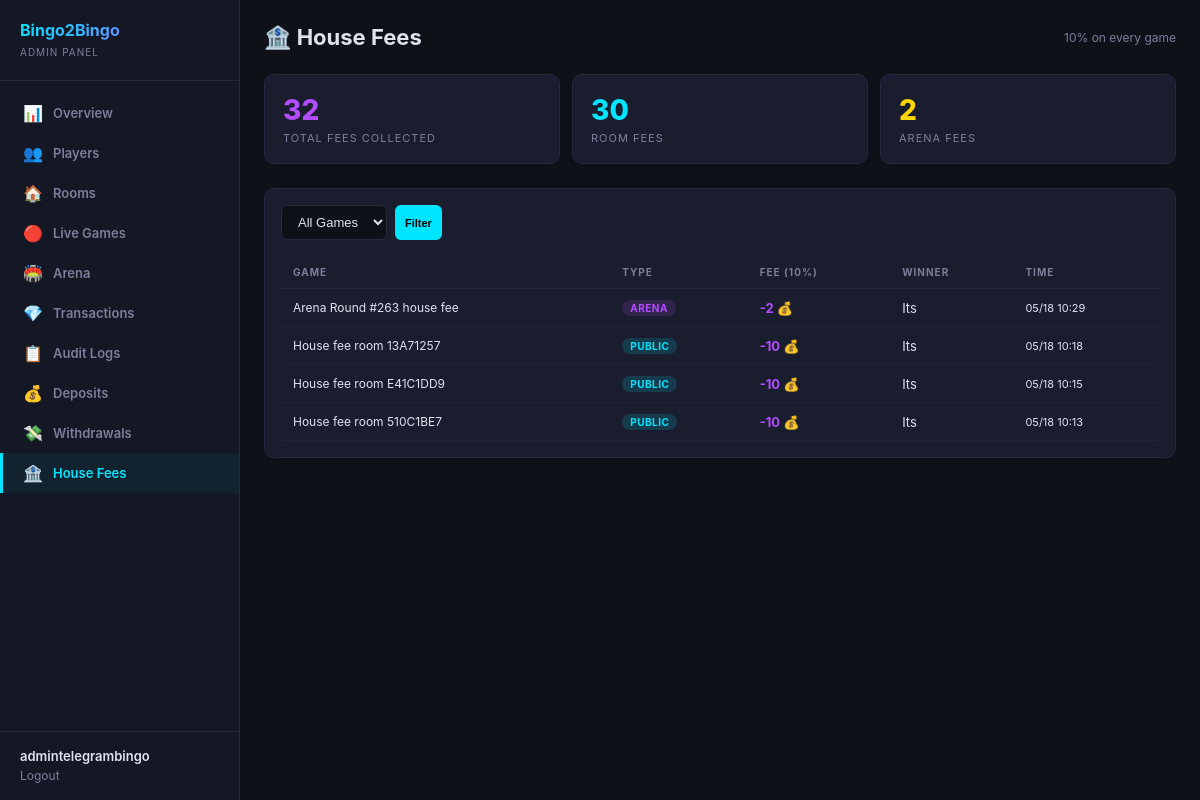
The app's page /dashboard/house-fees/ (signed in), older data.
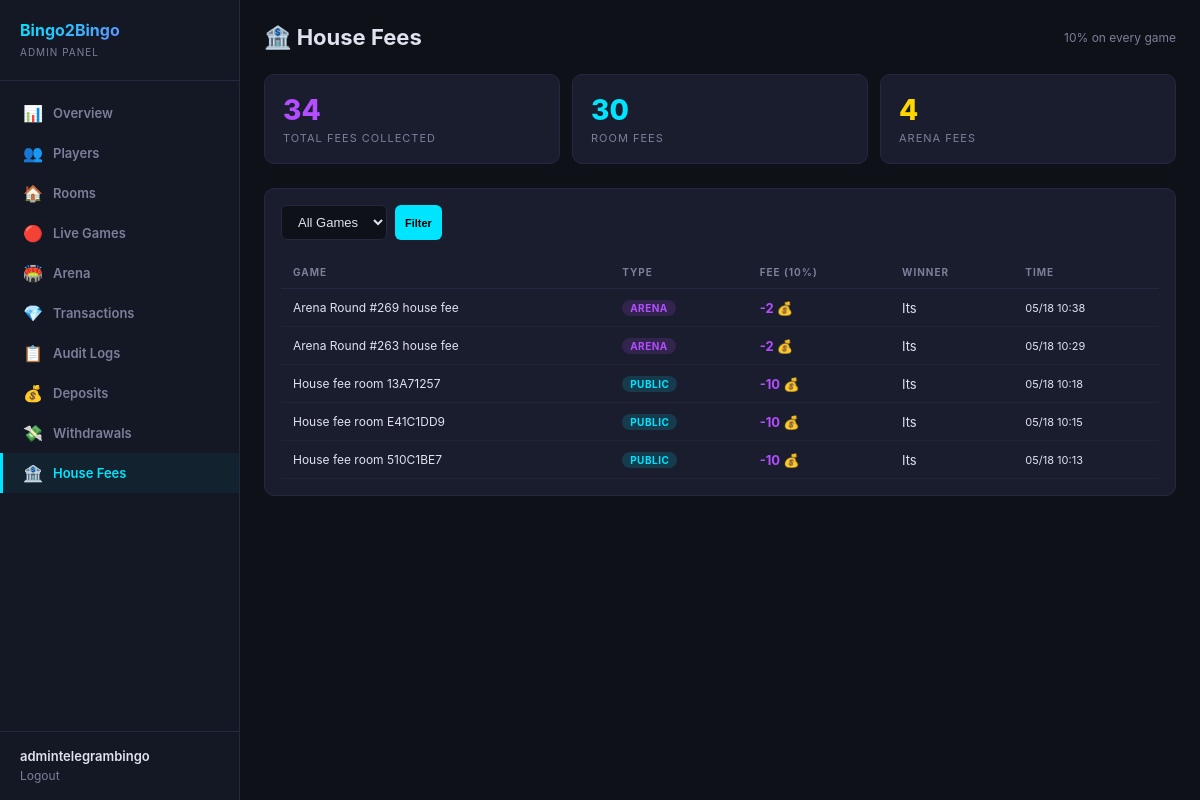
The same page, newer data.
### wallets/models.py (models this page shows, shortened)
class Transaction(models.Model):
    class Type(models.TextChoices):
        DEPOSIT = 'deposit', 'Deposit'
        WITHDRAWAL = 'withdrawal', 'Withdrawal'
        GAME_ENTRY = 'game_entry', 'Game Entry Fee'
        GAME_WIN = 'game_win', 'Game Win'
        DRAW_REFUND = 'draw_refund', 'Draw Refund'
        HOUSE_FEE = 'house_fee', 'House Fee'
        DAILY_BONUS = 'daily_bonus', 'Daily Bonus'
        REFERRAL_BONUS = 'referral_bonus', 'Referral Bonus'
        SPIN_WIN = 'spin_win', 'Spin Win'
        ADMIN_GIFT = 'admin_gift', 'Admin Gift'
    player = models.ForeignKey(Player, on_delete=models.CASCADE, related_name='transactions')
    amount = models.BigIntegerField()
    transaction_type = models.CharField(max_length=20, choices=Type.choices)
    description = models.CharField(max_length=500, blank=True, default='')
    created_at = models.DateTimeField(default=timezone.now)
    class Meta:
        verbose_name = 'Transaction'
        verbose_name_plural = 'Transactions'
        ordering = ['-created_at']

### users/models.py (models this page shows, shortened)
class Player(models.Model):
    telegram_id = models.BigIntegerField(unique=True, db_index=True)
    username = models.CharField(max_length=255, blank=True, default='')
    first_name = models.CharField(max_length=255, blank=True, default='')
    phone_number = models.CharField(max_length=20, blank=True, default='')
    coins = models.BigIntegerField(default=10)
    wins = models.IntegerField(default=0)
    losses = models.IntegerField(default=0)
    games_played = models.IntegerField(default=0)
    xp = models.BigIntegerField(default=0)
    level = models.IntegerField(default=1)
    referral_code = models.CharField(max_length=32, unique=True, blank=True)
    invited_by = models.ForeignKey(
        'self', null=True, blank=True,
        on_delete=models.SET_NULL,
        related_name='invitees'
    )
    is_banned = models.BooleanField(default=False)
    last_daily_bonus = models.DateTimeField(null=True, blank=True)
    created_at = models.DateTimeField(default=timezone.now)
    class Meta:
        verbose_name = 'Player'
        verbose_name_plural = 'Players'
        ordering = ['-coins']

### dashboard/views.py (the view)
# urls.py: path('house-fees/', views.house_fees, name='house_fees'),
@admin_required
def house_fees(request):
    from wallets.models import Transaction
    from games.models import GameRoom
    from arena.models import GameRound as ArenaRound
    from django.db.models import Q, Sum
    game_filter = request.GET.get('type', 'all')
    tx_qs = Transaction.objects.filter(transaction_type='house_fee').select_related('player')
    if game_filter == 'public':
        tx_qs = tx_qs.exclude(description__startswith='Arena')
    elif game_filter == 'arena':
        tx_qs = tx_qs.filter(description__startswith='Arena')
    total_all = Transaction.objects.filter(transaction_type='house_fee').aggregate(s=Sum('amount'))['s'] or 0
    total_rooms = Transaction.objects.filter(transaction_type='house_fee').exclude(description__startswith='Arena').aggregate(s=Sum('amount'))['s'] or 0
    total_arena = Transaction.objects.filter(transaction_type='house_fee', description__startswith='Arena').aggregate(s=Sum('amount'))['s'] or 0
    transactions = list(tx_qs.order_by('-created_at')[:200])
    rich_txns = []
    for tx in transactions:
        info = {
            'tx': tx,
            'game_type': 'Arena' if 'Arena' in tx.description else 'Room',
            'pot': tx.amount * -10,
            'winner': tx.player.first_name,
        }
        desc = tx.description
        if 'room' in desc.lower() and not desc.startswith('Arena'):
            try:
                code = desc.replace('House fee room ', '').strip()
                room = GameRoom.objects.filter(room_code=code).first()
                if room:
                    info['game_type'] = room.get_room_type_display()
                    info['players'] = room.bingo_cards.count()
                    info['pot'] = room.prize_pool + abs(tx.amount)
            except Exception:
                pass
        elif 'Arena' in desc:
            info['players'] = '—'
        rich_txns.append(info)
    return render(request, 'dashboard/house_fees.html', {
        'total_all': abs(total_all),
        'total_rooms': abs(total_rooms),
        'total_arena': abs(total_arena),
        'transactions': rich_txns,
        'game_filter': game_filter,
    })

### dashboard/auth.py (called while the page is built)
def admin_required(view_func):
    @wraps(view_func)
    def wrapper(request, *args, **kwargs):
        if not request.user.is_authenticated:
            return redirect('dashboard:login')
        if not request.user.is_staff and not request.user.is_superuser:
            messages.error(request, 'Access denied. Staff only.')
            return redirect('dashboard:login')
        return view_func(request, *args, **kwargs)
    return wrapper

### dashboard/templates/dashboard/house_fees.html (shortened to what this page needs)
{% extends 'dashboard/base.html' %}
{% block content %}
<div class="header">
  <h1>🏦 House Fees</h1>
  <div class="header-actions">
    <span style="font-size:12px;color:var(--muted);">10% on every game</span>
  </div>
</div>
<div class="stats-grid">
  <div class="stat-card purple">
    <div class="stat-value">{{ total_all }}</div>
    <div class="stat-label">Total Fees Collected</div>
  </div>
  <div class="stat-card cyan">
    <div class="stat-value">{{ total_rooms }}</div>
    <div class="stat-label">Room Fees</div>
  </div>
  <div class="stat-card gold">
    <div class="stat-value">{{ total_arena }}</div>
    <div class="stat-label">Arena Fees</div>
  </div>
</div>
<div class="card">
  <form class="toolbar" method="GET">
    <select name="type">
      <option value="all" {% if game_filter == 'all' %}selected{% endif %}>All Games</option>
    </select>
    <button type="submit" class="btn btn-cyan btn-sm">Filter</button>
  </form>
  <table>
    <thead><tr><th>Game</th><th>Type</th><th>Fee (10%)</th><th>Winner</th><th>Time</th></tr></thead>
    <tbody>
    {% for t in transactions %}
    <tr>
      <td style="font-size:12px;max-width:200px;overflow:hidden;text-overflow:ellipsis;">{{ t.tx.description }}</td>
      <td>
        {% if t.game_type == 'Arena' %}<span class="badge badge-purple">Arena</span>
        {% elif 'Public' in t.game_type %}<span class="badge badge-info">{{ t.game_type }}</span>
        {% else %}<span class="badge badge-warning">{{ t.game_type }}</span>{% endif %}
      </td>
      <td style="color:var(--purple);font-weight:700;">{{ t.tx.amount }} 💰</td>
      <td>{{ t.winner }}</td>
      <td style="font-size:11px;">{{ t.tx.created_at|date:"m/d H:i" }}</td>
    </tr>
    {% empty %}
    <tr><td colspan="5" style="text-align:center;color:var(--muted);padding:32px;">No house fees collected yet</td></tr>
    {% endfor %}
    </tbody>
  </table>
</div>
{% endblock %}

Row changes from the older to the newer data that the page shows:
added Transaction: tx.description "Arena Round #269 house fee", shows "ARENA", tx.amount "-2", winner "Its", tx.created_at "05/18 10:38"
Text that changed along with them:
{{ total_all }}: "32" → "34"
{{ total_arena }}: "2" → "4"
